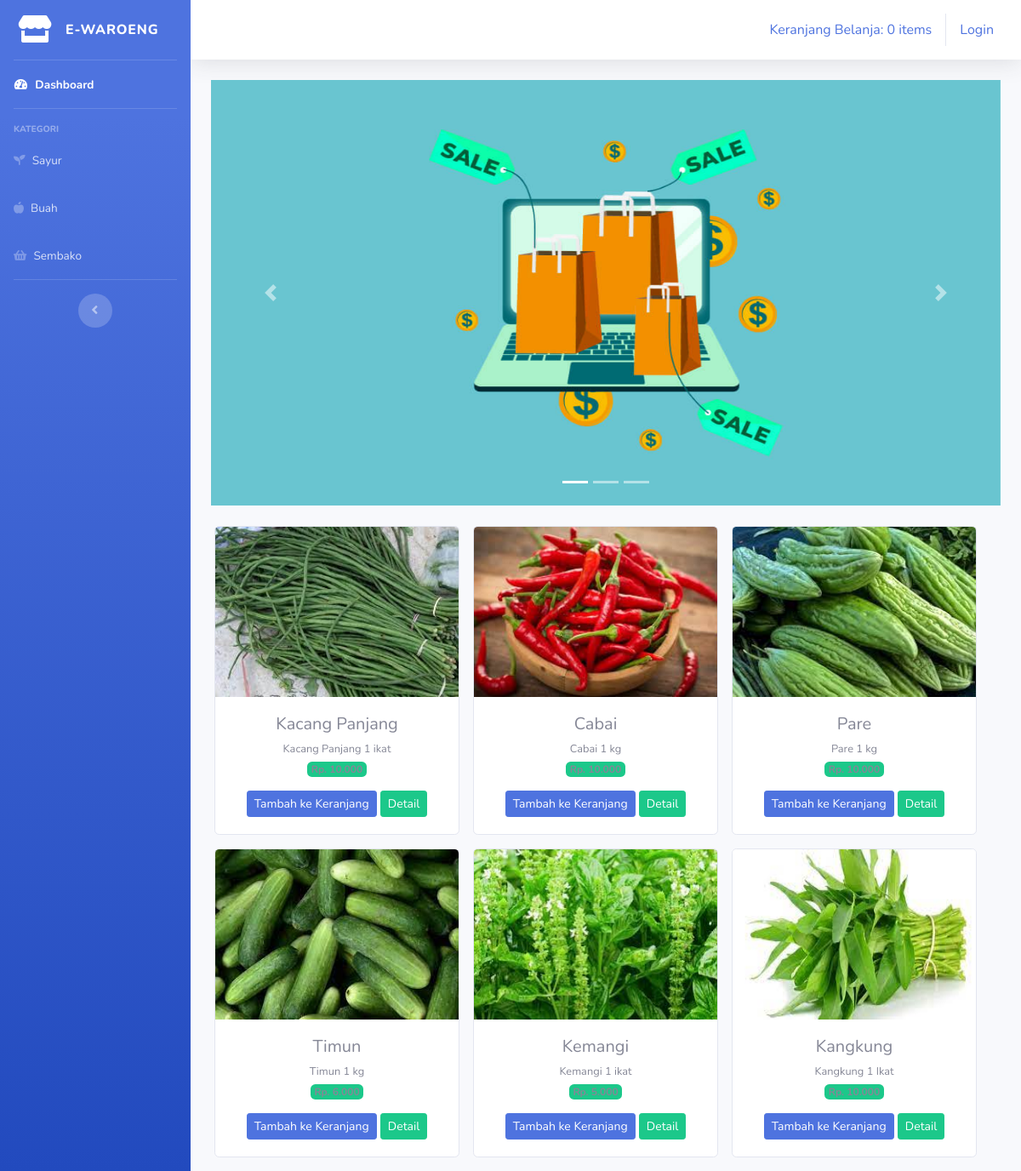
Page /index.php/kategori/sayur on the committed database.
### tables this page shows
CREATE TABLE `tb_barang` (
  `id_brg` int(11) NOT NULL,
  `nama_brg` varchar(120) NOT NULL,
  `keterangan` varchar(225) NOT NULL,
  `kategori` varchar(60) NOT NULL,
  `harga` int(11) NOT NULL,
  `stok` int(4) NOT NULL,
  `gambar` text NOT NULL
);

### application/controllers/Kategori.php (called while the page is built, shortened)
<?php
class Kategori extends CI_Controller{
    public function sayur()
    {
        $data['sayur'] = $this->model_kategori->data_sayur()->result();
        $this->load->view('templates/header');
        $this->load->view('templates/sidebar');
        $this->load->view('sayur', $data);
        $this->load->view('templates/footer');
    }
}

### index.php (called while the page is built, shortened)
<?php
require_once BASEPATH.'core/CodeIgniter.php';

### application/models/model_kategori.php (called while the page is built, shortened)
<?php
class Model_kategori extends CI_Model{
    public function data_sayur(){
        return $this->db->get_where("tb_barang",array('kategori' => 'sayur'));
    }
}

### application/views/sayur.php (the view, shortened to what this page needs)
<div class="container-fluid">
    <div id="carouselExampleIndicators" class="carousel slide" data-ride="carousel">
        <ol class="carousel-indicators">
            <li data-target="#carouselExampleIndicators" data-slide-to="0" class="active"></li>
            <li data-target="#carouselExampleIndicators" data-slide-to="1"></li>
            <li data-target="#carouselExampleIndicators" data-slide-to="2"></li>
        </ol>
        <div class="carousel-inner">
            <div class="carousel-item active">
            <img class="d-block w-100" src="<?php echo base_url('assets/img/slide1.jpg') ?>" alt="First slide" height="500">
            </div>
        </div>
        <a class="carousel-control-prev" href="#carouselExampleIndicators" role="button" data-slide="prev">
            <span class="carousel-control-prev-icon" aria-hidden="true"></span>
        </a>
        <a class="carousel-control-next" href="#carouselExampleIndicators" role="button" data-slide="next">
            <span class="carousel-control-next-icon" aria-hidden="true"></span>
        </a>
    </div>
    <div class="row text-center mt-4">
        <?php foreach ($sayur as $brg) : ?>
            <div class="card ml-3 mb-3" style="width: 18rem;">
                <img src="<?php echo base_url().'/uploads/'.$brg->gambar ?>" class="card-img-top" alt="..." height="200">
                <div class="card-body">
                    <h5 class="card-title mb-1"><?php echo $brg->nama_brg ?></h5>
                    <small><?php echo $brg->keterangan ?></small><br>
                    <span class="badge bg-success mb-3">Rp. <?php
                        echo number_format($brg->harga, 0,',','.') ?></span><br>
                    <?php echo anchor('dashboard/tambah_ke_keranjang/'.$brg
                        ->id_brg, '<div class="btn btn-sm btn-primary">Tambah ke Keranjang</div>')?>
                    <?php echo anchor('dashboard/detail/'.$brg
                        ->id_brg, '<div class="btn btn-sm btn-success">Detail</div>')?>
                </div>
            </div>
        <?php endforeach; ?>
    </div>
</div>

### rows in the picture
tb_barang: gambar (picture), nama_brg "Kacang Panjang", keterangan "Kacang Panjang 1 ikat", harga "10.000", id_brg "Tambah ke Keranjang", id_brg "Detail"
tb_barang: gambar (picture), nama_brg "Cabai", keterangan "Cabai 1 kg", harga "10.000", id_brg "Tambah ke Keranjang", id_brg "Detail"
tb_barang: gambar (picture), nama_brg "Pare", keterangan "Pare 1 kg", harga "10.000", id_brg "Tambah ke Keranjang", id_brg "Detail"
tb_barang: gambar (picture), nama_brg "Timun", keterangan "Timun 1 kg", harga "6.000", id_brg "Tambah ke Keranjang", id_brg "Detail"
tb_barang: gambar (picture), nama_brg "Kemangi", keterangan "Kemangi 1 ikat", harga "5.000", id_brg "Tambah ke Keranjang", id_brg "Detail"
tb_barang: gambar (picture), nama_brg "Kangkung", keterangan "Kangkung 1 Ikat", harga "10.000", id_brg "Tambah ke Keranjang", id_brg "Detail"

### other values in the picture
anchor('dashboard/detail_keranjang', $keranjang) "Keranjang Belanja: 0 items"
anchor('auth/login', 'Login') "Login"
